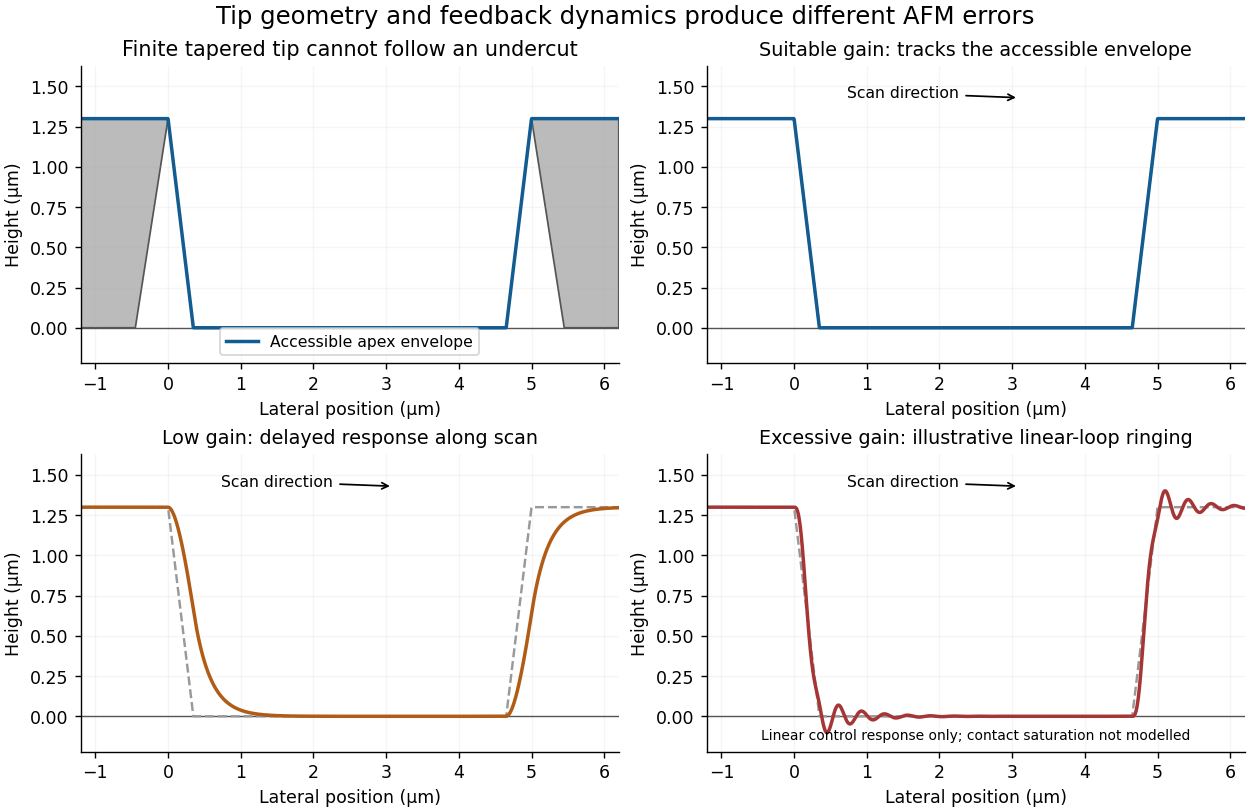

Here is the Python script that generated this plot:
"""Ideal tip geometry plus schematic tracking responses; not measured data.

Run from output media directory. Dependencies in root pyproject.toml.
"""
from pathlib import Path

import matplotlib
matplotlib.use("Agg")
import matplotlib.pyplot as plt
from matplotlib.patches import Polygon
import numpy as np


def main():
    x = np.linspace(-1.2, 6.2, 2200)
    height, width = 1.3, 5.0
    setback = height * np.tan(np.deg2rad(15))
    slope = 1 / np.tan(np.deg2rad(15))
    accessible = np.minimum(height, np.maximum(0, np.maximum(height - slope*x,
                                                           height - slope*(width-x))))
    lag = np.empty_like(x)
    lag[0] = height
    step = x[1] - x[0]
    for i in range(1, len(x)):
        lag[i] = lag[i-1] + (step/.23) * (accessible[i] - lag[i-1])
    time = x - x[0]
    frequency, damping = 20, .12
    # Exact two-state propagation for linearly interpolated forcing. This is
    # the same damped oscillator as the transfer-function model, using NumPy.
    matrix = np.array([[0., 1.], [-frequency**2, -2*damping*frequency]])
    forcing = np.array([0., frequency**2])
    identity = np.eye(2)
    wd = frequency*np.sqrt(1-damping**2)
    decay = damping*frequency
    evolution = np.exp(-decay*step)*(identity*np.cos(wd*step)
                  +(matrix+decay*identity)*np.sin(wd*step)/wd)
    constant = np.linalg.solve(matrix, (evolution-identity) @ forcing)
    ramp = np.linalg.solve(matrix, constant-step*forcing)/step
    state = np.zeros(2)
    high = np.zeros_like(time)
    drive = accessible-height
    for i in range(len(time)-1):
        state = (evolution @ state + (constant-ramp)*drive[i]
                 +ramp*drive[i+1])
        high[i+1] = state[0]
    high += height
    fig, axes = plt.subplots(2, 2, figsize=(10, 6.5), layout="constrained", facecolor="white")
    for ax in axes.flat:
        ax.axhline(0, color="#555555", lw=.8)
        ax.set(xlim=(-1.2, 6.2), ylim=(-.22, 1.63), xlabel="Lateral position (µm)",
               ylabel="Height (µm)")
        ax.spines[["top", "right"]].set_visible(False)
        ax.grid(alpha=.12)
    ax = axes[0,0]
    ax.add_patch(Polygon([(-1.2,0),(-.45,0),(0,height),(-1.2,height)],
                         facecolor="#bbbbbb", edgecolor="#555555"))
    ax.add_patch(Polygon([(width, height),(width+.45,0),(6.2,0),(6.2,height)],
                         facecolor="#bbbbbb", edgecolor="#555555"))
    ax.plot(x, accessible, color="#135c92", lw=2, label="Accessible apex envelope")
    ax.set_title("Finite tapered tip cannot follow an undercut")
    ax.legend(fontsize=9, loc="lower center")
    for ax, trace, title, color in zip(axes.flat[1:], [accessible, lag, high],
            ["Suitable gain: tracks the accessible envelope", "Low gain: delayed response along scan",
             "Excessive gain: illustrative linear-loop ringing"],
            ["#135c92", "#b15c16", "#a63636"]):
        ax.plot(x, accessible, color="#999999", ls="--", lw=1.4)
        ax.plot(x, trace, color=color, lw=2)
        ax.set_title(title, fontsize=11)
        ax.annotate("Scan direction", xy=(3.1,1.43), xytext=(1.5,1.43),
                    arrowprops={"arrowstyle":"->"}, ha="center", fontsize=9)
    axes[1,1].text(.5,.03,"Linear control response only; contact saturation not modelled",
                    transform=axes[1,1].transAxes, ha="center", va="bottom", fontsize=8)
    assert np.isclose(setback, .34833395016)
    fig.suptitle("Tip geometry and feedback dynamics produce different AFM errors", fontsize=14)
    fig.savefig(Path.cwd() / (Path(__file__).stem + ".png"), dpi=125, facecolor="white")
    plt.close(fig)


if __name__ == "__main__":
    main()
